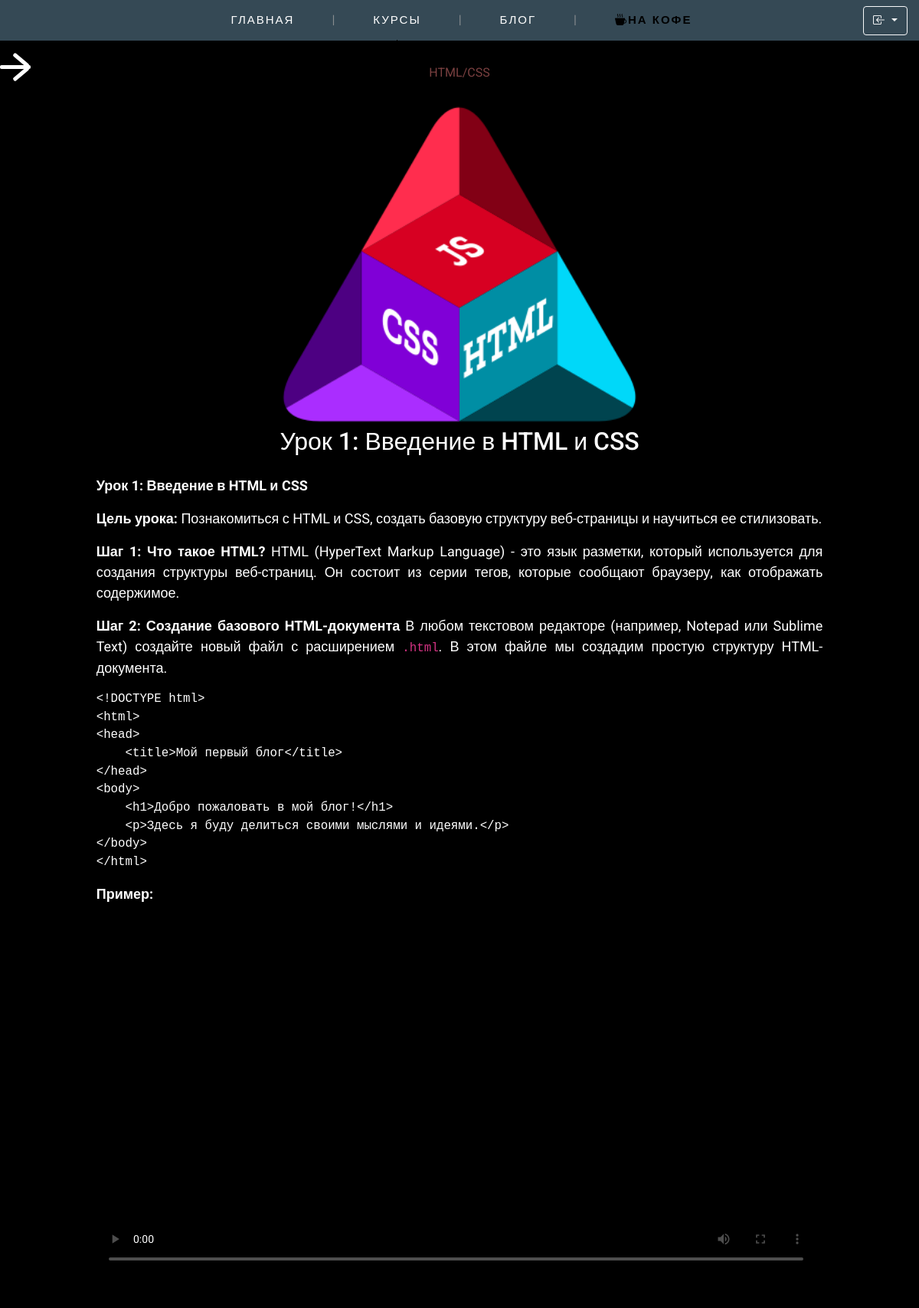
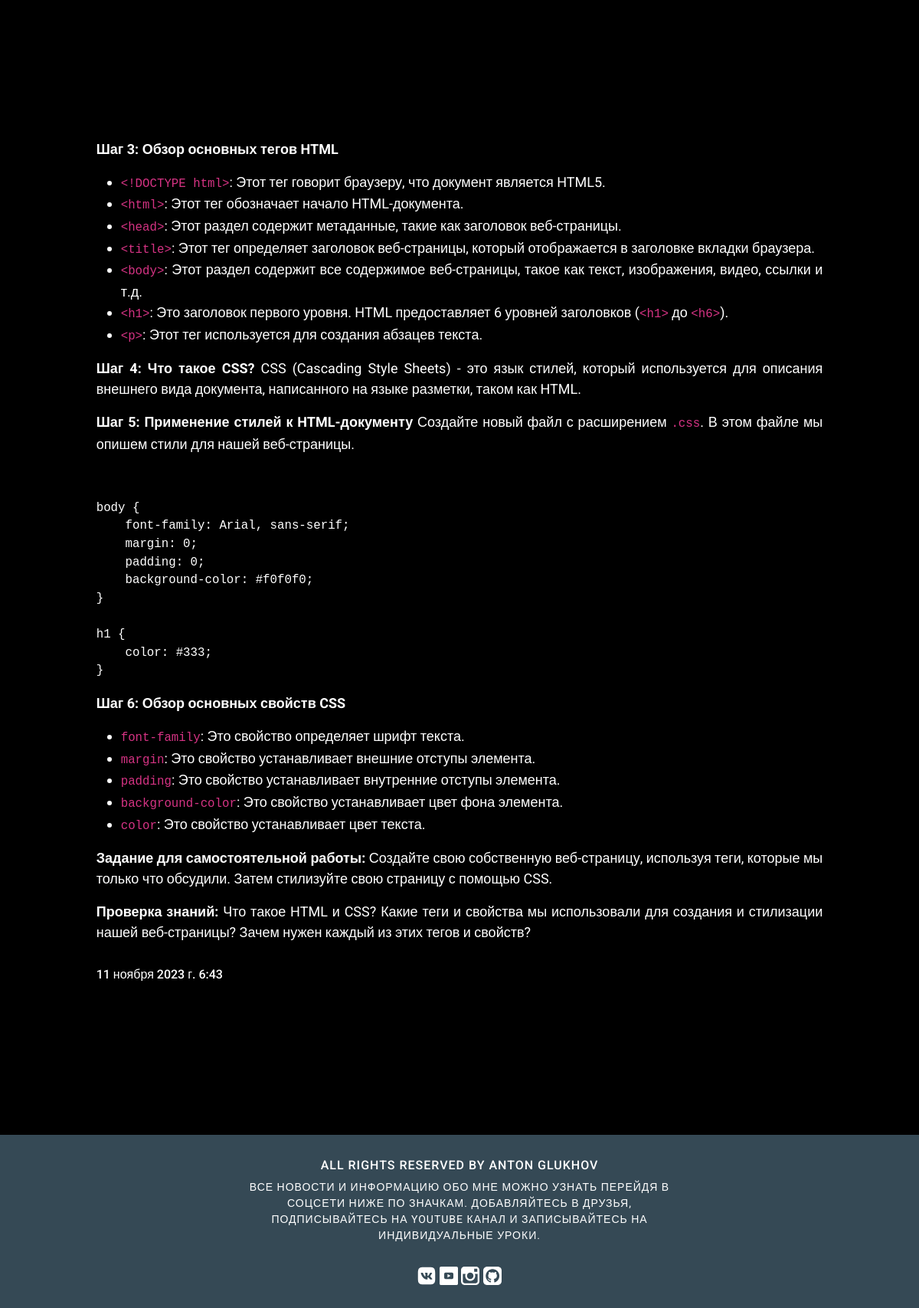
The app's page /course/urok-1-vvedenie-v-html-i-css/ with its own data (2 pictures, top to bottom).
### courses/models.py (models this page shows, shortened)
class Category(models.Model):
    img = models.ImageField(blank=True)
    name = models.CharField(max_length=10, db_index=True, verbose_name='Какой курс')
    slug = models.SlugField(max_length=255, unique=True, db_index=True, verbose_name="URL")
    class Meta:
        verbose_name = 'Категория'
        verbose_name_plural = 'Категории'
        ordering = ['id']

class Course(models.Model):
    cat = models.ForeignKey(Category, on_delete=models.CASCADE, verbose_name='Курс', null=True)
    title = models.CharField(max_length=250, verbose_name='Тема')
    slug = models.SlugField(max_length=255, unique=True, db_index=True, verbose_name="URL")
    desc = RichTextUploadingField(verbose_name='Описание')
    img = models.ImageField(blank=True)
    created = models.DateTimeField(null=True, auto_now_add=True, verbose_name='Дата')
    def get_absolute_url(self):
        return reverse('post', kwargs={'post_slug': self.slug})
    class Meta:
        verbose_name = 'Курс'
        verbose_name_plural = 'Курсы'
        ordering = ['id']

### courses/views.py (the view)
# urls.py: path('course/<slug:post_slug>/', views.show_course, name='post'),
def show_course(request, post_slug):
    post = get_object_or_404(Course, slug=post_slug)
    context = {
        'post': post,
        'cat_selected': post.cat_id,
        }
    return render(request, 'base/courses.html', context=context)

### courses/templatetags/courses_tags.py (called while the page is built)
@register.simple_tag()
def get_categories():
    return Category.objects.all()

@register.simple_tag()
def get_show_category(cat_id=0):
    return Course.objects.filter(cat_id=cat_id)

### base/templates/base/courses.html (shortened to what this page needs)
{% extends 'base/main.html' %}
{% load static %}
{% load courses_tags %}
{% block content %}
<div style="background: black">
    <div class="navigation-courses" style="margin-top: 58px">
        {% get_categories as categories %}
        <ul class="menu-main">
            {% for c in categories %}
            {% if c.pk == cat_selected %}
            <li>{{ c.name }}</li>
            {% else %}
            <li><a href="{{ c.get_absolute_url }}">{{ c.name }}</a></li>
            {% endif %}
            {% endfor %}
        </ul>
    </div>
    <div>
        {% get_show_category cat_id=cat_selected as posts_preview %}
        {% if posts_preview %}
        <div class="header-side">
            <label class="menu-side-icon" for="menu-side-btn"><span class="nav-side-icon"></span></label>
        </div>
        {% endif %}
        <div class="container" style="background: black">
            <div class="container-courses mb-5">
                <div class="main-course">
                    <div class="img-course">
                        {% if post.img %}
                        <img src="{{ post.img.url }}" alt="image {{ post.title }}">
                        {% endif %}
                        <h2>{{ post.title }}</h2>
                    </div>
                    <div class="description-course">
                        <p> {{ post.desc|safe }} </p>
                        <h6>{{ post.created }}</h6>
                    </div>
                    <section class="cards">
                    </section>
                </div>
            </div>
        </div>
    </div>
</div>
{% endblock %}

### static/styles/main.css (style rules this page uses)
:root { --text-color: hsla(210, 50%, 85%, 1); --shadow-color: hsla(210, 40%, 52%, .4); --btn-color: hsl(202, 23%, 27%); --bg-color: #322942; --bg-color-2: #E5E5E5; --bg-color-3: white; --main-section-color: #354955; --hero-color: #1F2428; --white-color: white; --skill-color: #C4E7F2; --button-red-color: #cb3939; --hover-course-color: #c1ccee; }
body { background-color: var(--bg-color-2); display: flex; flex-direction: column; height: 100%; overflow-x: hidden; font-family: 'Roboto', sans-serif; }
.container-courses { display: flex; align-items: center; justify-content: space-between; flex-direction: column; flex-grow: inherit; }
.cards { display: flex; flex-wrap: wrap; justify-content: space-around; padding: 4em; }

### static/styles/menu.css (style rules this page uses)
.menu-main { list-style: none; margin: 40px 0 5px; padding: 25px 0 5px; text-align: center; background: #000000; }
.menu-main li { display: inline-block; color: #7a4040; }
.menu-main li:last-child:after { content: none; }
.header-side { background: black; display: flex; justify-content: center; position: fixed; top: 0; left: -40px; transition: all 500ms ease-in-out; }
.header-side .menu-side-icon { cursor: pointer; float: right; padding: 0 0; top: 85px; left: 40px; position: relative; user-select: none; }
.header-side .menu-side-icon .nav-side-icon { background: #FFFFFF; display: block; height: 5px; width: 40px; position: relative; transition: background .20s ease-out; border-radius: 2px; }
.header-side .menu-side-icon .nav-side-icon:before, .header-side .menu-side-icon .nav-side-icon:after { background: #ffffff; content: ''; display: block; height: 5px; width: 25px; position: absolute; border-radius: 2px; transition: transform 1000ms cubic-bezier(0.23, 1, 0.32, 1); }
.header-side .menu-side-icon .nav-side-icon:before { transform: rotate(-40deg); }
.header-side .menu-side-icon .nav-side-icon:after { transform: rotate(40deg); }
.header-side .menu-side-icon .nav-side-icon:before { top: 9px; left: 15px; }
.header-side .menu-side-icon .nav-side-icon:after { top: -9px; left: 15px; }

### static/styles/course.css (style rules this page uses)
.main-course { display: flex; color: white; overflow: hidden; max-width: 100%; font-size: large; justify-content: center; flex-direction: column; align-items: center; }
.img-course { text-align: center; width: 85%; }
.img-course img { width: 50%; }
.description-course { width: 85%; display: flex; flex-direction: column; overflow: hidden; text-align: justify; }

### records on screen
Category: name "HTML/CSS"
Course: img (picture), title "Урок 1: Введение в HTML и CSS", desc "Урок 1: Введение в HTML и CSS Цель урока: Познакомиться с HTML и CSS, создать базовую структуру веб-страницы и научиться ее стилизовать. Шаг 1: Что такое HTML? HTML (HyperText Markup Language) - это язык разметки, который используется для создания структуры веб-страниц. Он состоит из серии тегов, которые сообщают браузеру, как отображать содержимое. Шаг 2: Создание базового HTML-документа В любом текстовом редакторе (например, Notepad или Sublime Text) создайте новый файл с расширением .html . В этом файле мы создадим простую структуру HTML-документа. <!DOCTYPE html> <html> <head> <title>Мой первый блог</title> </head> <body> <h1>Добро пожаловать в мой блог!</h1> <p>Здесь я буду делиться…", created "11 ноября 2023 г. 6:43"
